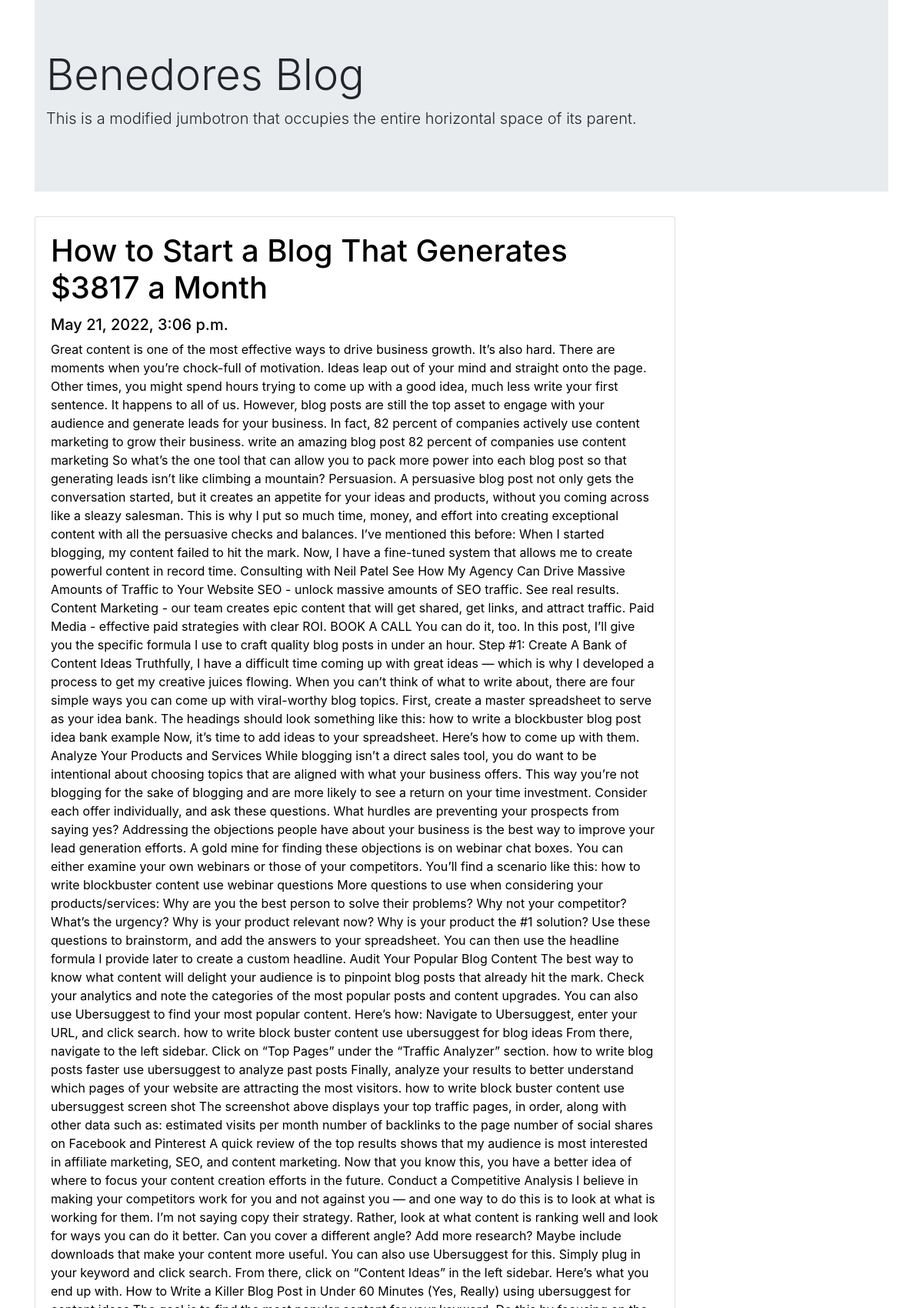
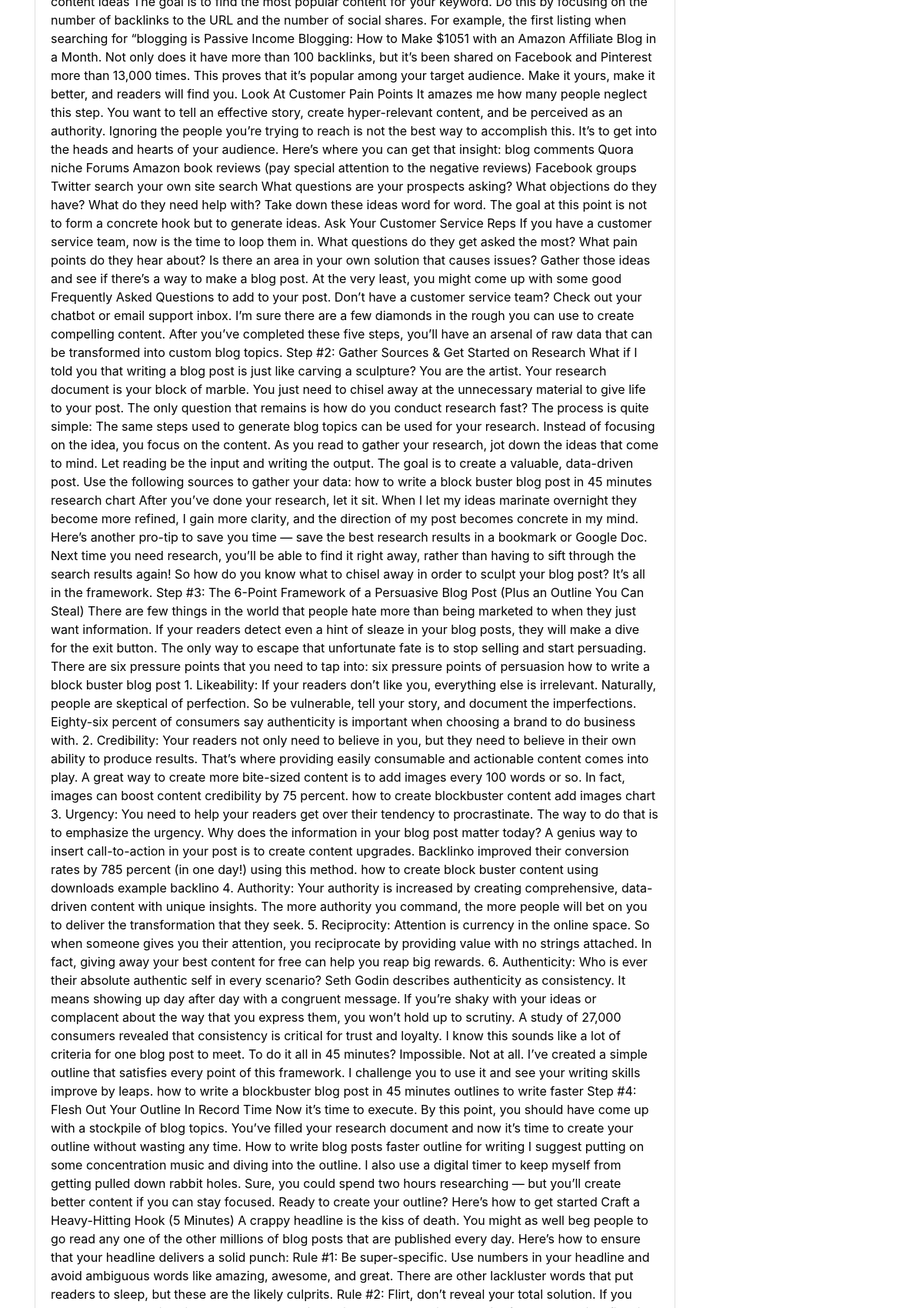
/post/1 (upper part), run on the app's committed database (2 pictures, top to bottom).
### post/views.py (the view)
# urls.py: path('', include('post.urls')),
def post(request, pk):
    posts=Post.objects.get(id=pk)
    return render(request, "post.html", {"posts": posts})

### templates/post.html (shortened to what this page needs)
{% load static %}
<!DOCTYPE html>
<html lang="en">
<head>
    <link rel="stylesheet" href="{% static 'css/bootstrap.min.css' %}">
</head>
<body>
    <div class="container">
    <div class="jumbotron jumbotron-fluid">
        <div class="container">
          <h1 class="display-4">Benedores Blog</h1>
          <p class="lead">This is a modified jumbotron that occupies the entire horizontal space of its parent.</p>
        </div>
      </div>
      <a href="" style="text-decoration:none; color:black;">
      <div class="card w-75">
        <div class="card-body">
          <h1 class="card-title">{{posts.title}}</h1>
          <h5>{{ posts.created_at }}</h5>
          <p class="card-text">{{posts.body}}</p>
        </a>
        </div>
      <br>
</body>
</html>

### data on the page
Post: title "How to Start a Blog That Generates $3817 a Month", created_at "May 21, 2022, 3:06 p.m."
